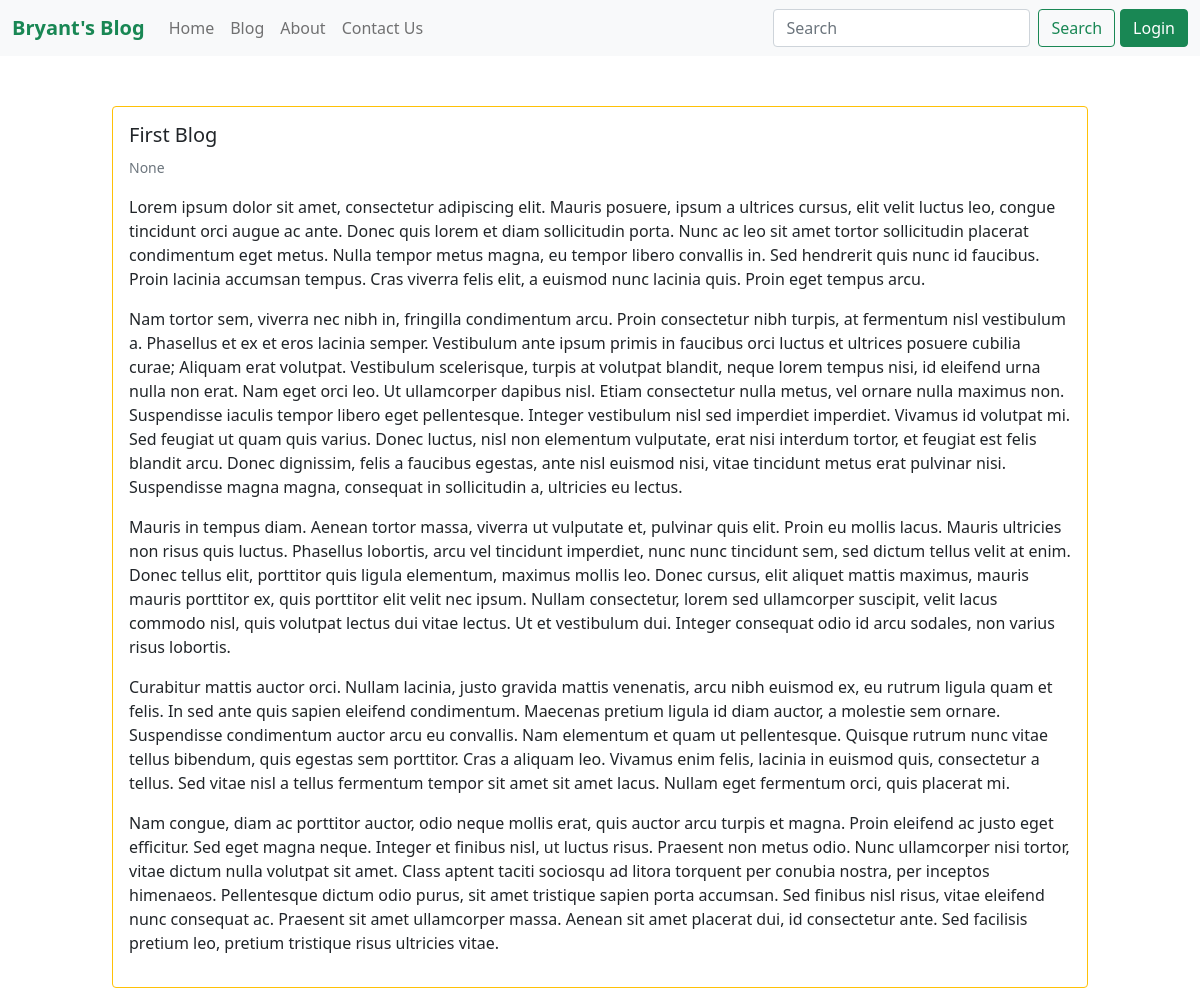
Screenshot of /blog/first/ with the database file from the repository.
### blog/models.py (models this page shows, shortened)
class BlogPost(models.Model):
    user = models.ForeignKey(User, default=1, null=True,
                             on_delete=models.SET_NULL)
    image = models.ImageField(upload_to='image/', blank=True, null=True)
    title = models.CharField(max_length=120)
    slug = models.SlugField(unique=True)
    content = models.TextField(null=True, blank=True)
    publish_date = models.DateTimeField(
        auto_now=False, auto_now_add=False, null=True, blank=True)
    timestamp = models.DateTimeField(auto_now_add=True)
    updated = models.DateTimeField(auto_now=True)
    comment = models.TextField(null=True, blank=True)
    objects = BlogPostManager()
    class Meta:
        ordering = ['-publish_date', '-updated', '-timestamp']

### blog/views.py (the view)
# urls.py: path('<str:slug>/', blog_post_detail_view),
def blog_post_detail_view(request, slug):  # READ
    obj = get_object_or_404(BlogPost, slug=slug)
    template_name = 'blog/detail.html'
    context = {"object": obj}
    return render(request, template_name, context)

### blog/models.py (called while the page is built)
    def get_queryset(self):
        return BlogPostQuerySet(self.model, using=self._db)

### blog/templates/blog/detail.html (shortened to what this page needs)
{% extends "base.html" %}
{% block content %}
<div class="row" style="padding-top: 50px;">
{% include 'blog/list-inline.html' with blog_post=object truncate=False detail=True %}
</div>
{% endblock %}

### templates/base.html (shortened to what this page needs)
<!doctype html>
<html lang="en">
  <head>
    <link href="https://cdn.jsdelivr.net/npm/bootstrap@5.0.2/dist/css/bootstrap.min.css" rel="stylesheet">
  </head>
  <body>
    {% include 'navbar.html' %}
  	<div class='container-fluid'>
        {% block content %}
        {% endblock %}
    </div>
  </body>
</html>

### templates/navbar.html (shortened to what this page needs)
<nav class="navbar navbar-expand-lg navbar-light bg-light">
    <div class="container-fluid">
      <a class="navbar-brand text-success" style="font-weight: bold;" href="/">Bryant's Blog</a>
      <div class="collapse navbar-collapse" id="navbarSupportedContent">
        <ul class="navbar-nav me-auto mb-2 mb-lg-0">
          <li class="nav-item">
            <a class="nav-link" aria-current="page" href="/">Home</a>
          </li>
          <li class="nav-item">
            <a class="nav-link" href="/blog">Blog</a>
          </li>
          <li class="nav-item">
            <a class="nav-link" href="/about">About</a>
          </li>
          <li class="nav-item">
            <a class="nav-link" href="/contact">Contact Us</a>
          </li>
        </ul>
        <form class="d-flex" action="/search/">
          <input class="form-control me-2" type="search" name="q" placeholder="Search" aria-label="Search">
          <button class="btn btn-outline-success" style="margin-right: 5px;"type="submit">Search</button>
        </form>
        <form action="/accounts/login/">
          {% if not request.user.is_authenticated %}
            {% if not request.user.is_staff %}
              <button class="btn btn-success" style="padding-left: -5px; padding-right: -5px;" type="submit">Login</button>
            {% endif %}
          {% endif %}
        </form>
      </div>
    </div>
  </nav>

### blog/templates/blog/list-inline.html (shortened to what this page needs)
<div class="col-12 col-md-10 mb-3 mx-auto">
    <div class='card {% if not blog_post.publish_date %} border border-warning text-dark {% endif %}'>
    <div class="card-body">
        <h5 class="card-title">{{ blog_post.title }}</h5>
        <p class="card-text">
            <small class='text-muted'>{{ blog_post.publish_date }}</small>
            {% if truncate %}
                {{ blog_post.content|linebreaks|truncatewords:30 }}
            {% else %}
                {{ blog_post.content|linebreaks }}
            {% endif %}
        </p>
    </div>
</div>
</div>

### rows the page displays
BlogPost: title "First Blog", publish_date "None", content "Lorem ipsum dolor sit amet, consectetur adipiscing elit. Mauris posuere, ipsum a ultrices cursus, elit velit luctus leo, congue tincidunt orci augue ac ante. Donec quis lorem et diam sollicitudin porta. Nunc ac leo sit amet tortor sollicitudin placerat condimentum eget metus. Nulla tempor metus magna, eu tempor libero convallis in. Sed hendrerit quis nunc id faucibus. Proin lacinia accumsan tempus. Cras viverra felis elit, a euismod nunc lacinia quis. Proin eget tempus arcu. Nam tortor sem, viverra nec nibh in, fringilla condimentum arcu. Proin consectetur nibh turpis, at fermentum nisl vestibulum a. Phasellus et ex et eros lacinia semper. Vestibulum ante ipsum primis in faucibus orci…"
